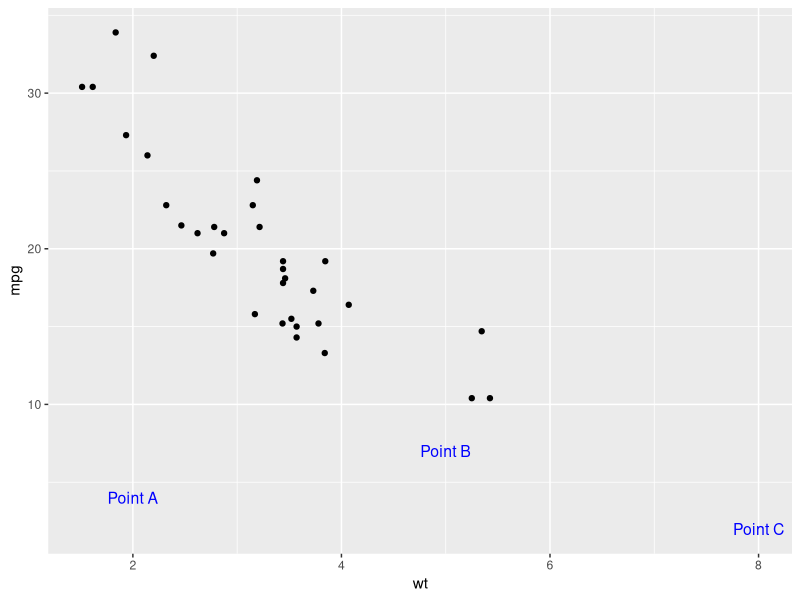

This chart was generated by the following R code: (Note: this script raises an error after producing the figure.)
library(ggplot2)

# Define a function that returns multiple annotate layers as a list
my_annotations <- function(label_positions, text_color = "blue", font_size = 4) {
  lapply(label_positions, function(pos) {
    annotate("text", x = pos$x, y = pos$y, label = pos$label, 
             color = text_color, size = font_size)
  })
}

# Example usage
label_data <- list(
  list(x = 2, y = 4, label = "Point A"),
  list(x = 5, y = 7, label = "Point B"),
  list(x = 8, y = 2, label = "Point C")
)

ggplot(mtcars, aes(wt, mpg)) +
  geom_point() +
  my_annotations(label_data)


custom_column <- function(this_time = times[1], inset = inset_loc) {
  
  size_precip_bar <- function(this_time = times[1], rainfall = cum_rainfall,inset = inset_loc) {
    # scale the cumulative precipitation to a range of 0 to 1
    inset_range <- inset_loc[4] - inset_loc[2] - .01
    scaled <- pull(filter(rainfall,datetime == this_time),precip_cum)/max(rainfall$precip_cum)*inset_range
    return(scaled)
  }
  
list(
  # add a narrow rectangle to the right of the  annotation proportional to the height of the cumulative rainfall
  annotate("rect",
           xmin = inset[3],
           xmax = inset[3] + 0.05,
           ymin = inset[2], 
           ymax = inset[2] + size_precip_bar(this_time),
           fill = "navy", alpha = .9),
  # draw a white box around the text
  annotate("rect",
           xmin = inset[3] - .02,
           xmax = inset[3] + 0.07,
           ymin = inset[2] - 0.05, 
           ymax = inset[2] ,
           color = "black",
           fill = "white", alpha = 1),
  annotate("text",
           x = inset[3] + 0.025,
           y = inset[2] - 0.01,
           label = paste0("Rain At EWR\n",
                          pull(filter(cum_rainfall,datetime == this_time),precip_cum),
                          " in."),
           fontface = "bold",
           hjust = 0.5,
           vjust = 1,
           size = 3)
)
}
custom_column()
